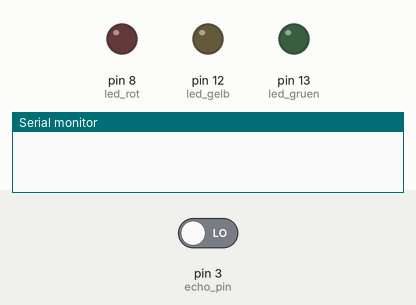
Recording of a sketch running on a simulated Arduino Uno, built with avr-gcc and run on an emulated ATmega328P. Parts: output pins drawn as LEDs (lit = HIGH), the last lines printed to the serial monitor. The test bench sets the inputs (shaded band); at power-on: pin 3 (echo_pin) LOW. Pins used as bus, display or sensor lines are not drawn.

Above: at 0.1 s.
At 2.1 s:
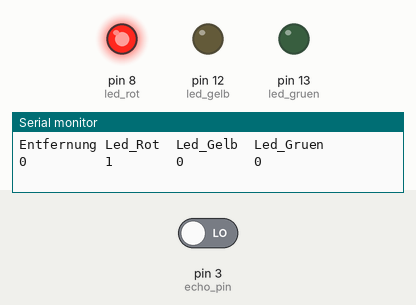
Timing chart, 0 to 3.6 s (numbered marks = the images above):
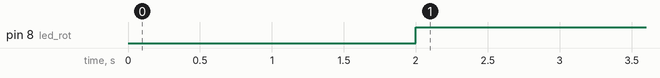

The sketch:

radar_drei_led_serielle_monitor.ino
```cpp
int led_rot = 8;
int led_gelb = 12;
int led_gruen = 13;
int echo_pin = 3;
int trig_pin = 2;
int entfernung;
int zeit;

void setup() {
  Serial.begin(9600);
  pinMode(echo_pin, INPUT);
  pinMode(trig_pin, OUTPUT);
  pinMode(led_rot, OUTPUT);
  pinMode(led_gelb, OUTPUT);
  pinMode(led_gruen, OUTPUT);
}

void loop() {

  digitalWrite(trig_pin, HIGH);
  delay(1000);
  digitalWrite(trig_pin, LOW);
  zeit = pulseIn(echo_pin, HIGH);
  entfernung = (zeit / 2) / 29.1;

  if (entfernung < 10) {
    digitalWrite(led_rot, HIGH);
    digitalWrite(led_gelb, LOW);
    digitalWrite(led_gruen, LOW);
  } else if (entfernung >= 10 & entfernung < 20) {
    digitalWrite(led_rot, LOW);
    digitalWrite(led_gelb, HIGH);
    digitalWrite(led_gruen, LOW);
  } else {
    digitalWrite(led_rot, LOW);
    digitalWrite(led_gelb, LOW);
    digitalWrite(led_gruen, HIGH);
  }

  Serial.print("Entfernung ");
  Serial.print("Led_Rot  ");
  Serial.print("Led_Gelb  ");
  Serial.print("Led_Gruen  ");
  Serial.println();
  Serial.print(entfernung);
  Serial.print("          ");
  Serial.print(digitalRead(led_rot));
  Serial.print("        ");
  Serial.print(digitalRead(led_gelb));
  Serial.print("         ");
  Serial.print(digitalRead(led_gruen));
  Serial.println();
  delay(1000);
}
```

Measured:
- by itself, pin 8 (led_rot): LOW → HIGH at 2.0 s
